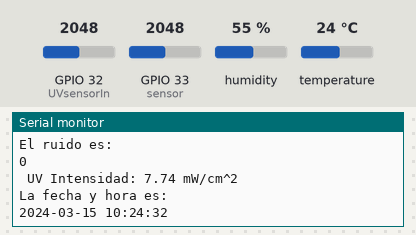
The sketch below on a simulated ESP32. Shown: the last lines printed to the serial monitor. The test bench sets the inputs (shaded band); at power-on: humidity 55 %, GPIO 32 (UVsensorIn) = 2048, GPIO 33 (sensor) = 2048, temperature 24 °C. WiFi joins after 1.5 s; servers stay silent unless stated; uploads are accepted with an empty reply; the local clock reads 2024-03-15 10:24:30 at power-on unless the sketch sets it.

Above: at 2.7 s.
2.8 s: humidity set to 22 %
4.3 s: GPIO 32 (UVsensorIn) set to 2866
At 4.53 s:
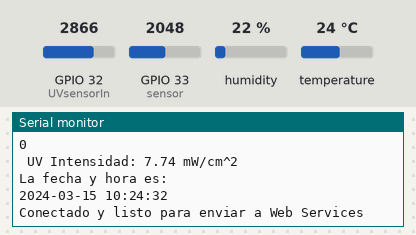
5.8 s: GPIO 33 (sensor) set to 2866
At 6.9 s:
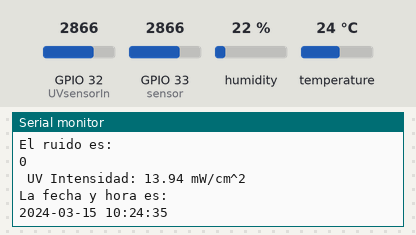
7.3 s: temperature set to 12 °C
At 7.56 s:
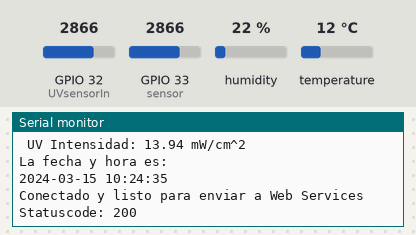
8.8 s: GPIO 32 (UVsensorIn) set to 3972
At 10.19 s:
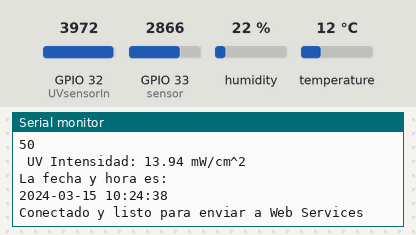
10.3 s: GPIO 33 (sensor) set to 3972
At 12.3 s:
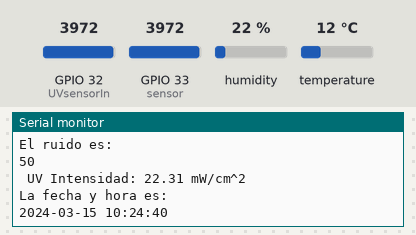
Timing chart, 0 to 12.8 s (numbered marks = the images above; inputs shaded):
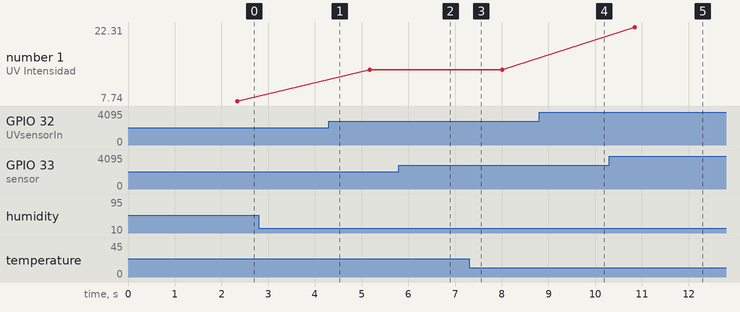

Measured:
- plotted number 1: 7.74 → 13.94 after the input at 4.3 s

The sketch:

SensoresESP32.ino
```cpp
#include <WiFi.h>
#include <time.h>
#include "DHT.h"
#include <ArduinoJson.h>
#include <HTTPClient.h>
#define DHTTYPE DHT11
char jsonOutput[128];
const char* ssid = "Vigod";
const char* password =  "ACSICNARF8";
uint8_t DHTPin = 5;
DHT dht(DHTPin, DHTTYPE);
float Temperatura;
float Humedad;
uint8_t sensor = 33;
uint8_t UVsensorIn = 32;
void setup() {
delay(10);
  Serial.begin(115200);
  pinMode(UVsensorIn, INPUT);
  pinMode(DHTPin, INPUT);
  dht.begin();
  WiFi.begin(ssid, password);
  Serial.print("Conectando...");
  while (WiFi.status() != WL_CONNECTED) { //Check for the connection
    delay(500);
    Serial.print(".");
  }

  Serial.print("Conectado con éxito, mi IP es: ");
  Serial.println(WiFi.localIP());

  configTime(0, 0, "pool.ntp.org", "time.nist.gov");
  setenv("TZ", "EST5EDT,M3.2.0,M11.1.0", 1);
}

void loop() {
  int uvLevel = averageAnalogRead(UVsensorIn);
  float outputVoltage = 3.95 * uvLevel/4095;
  float uvIntensity = mapfloat(outputVoltage, 0.99, 2.9, 0.0, 15.0);
  Temperatura = dht.readTemperature();
  Humedad = dht.readHumidity();
  uint8_t v_sensor = analogRead(sensor);
  if(WiFi.status()== WL_CONNECTED){
  Serial.println("Conectado y listo para enviar a Web Services");
  Json_Datos("Humedad",Humedad,84);
  Json_Datos("Temperatura",Temperatura,84);
  Json_Datos("Ruido",v_sensor,84);
  Json_Datos("Radiacion",uvIntensity,84);
  Serial.println("La Temperatura es: ");
  Serial.print(Temperatura);
  Serial.println(" °");
  Serial.println("La Humedad es: ");
  Serial.print(Humedad);
  Serial.println(" %");
  Serial.println("El ruido es: ");
  Serial.println(v_sensor);
  Serial.print(" UV Intensidad: ");
  Serial.print(uvIntensity);
  Serial.print(" mW/cm^2");
  Serial.println();
  Serial.println("La fecha y hora es: ");
  Serial.println(get_time());
  }

  delay(2000);

}
void Json_Datos(String Nombre,float Sensor,int IdParque){

  HTTPClient client;
    client.begin("http://smartcityhyo.tk/api/Sensores/Insertar_Sensores.php");
    client.addHeader("Content-Type", "application/json");
    const size_t CAPACITY = JSON_OBJECT_SIZE(4);
    StaticJsonDocument<CAPACITY> doc;
    JsonObject object = doc.to<JsonObject>();
    object["SE_Tipo"] = Nombre;
    object["ID_Parque"] = IdParque;
    object["SE_Nivel"] = Sensor;
    object["SE_Fecha"] = get_time();
    serializeJson(doc, jsonOutput);
    int httpCode = client.POST(String(jsonOutput));
    if(httpCode > 0){
    String payload = client.getString();
    Serial.println("\nStatuscode: "+ String(httpCode));
    Serial.println(payload);
    }
      else{
     Serial.println("Error on HTTP request");
    }
}


String get_time(){
  time_t now;
  time(&now);
  char time_output[30];
  // See http://www.cplusplus.com/reference/ctime/strftime/ for strftime functions
  strftime(time_output, 30, "%Y-%m-%d %T", localtime(&now));
  return String(time_output); // returns Sat 20-Apr-19 12:31:45
}
//Takes an average of readings on a given pin
//Returns the average
int averageAnalogRead(int pinToRead)
{
  byte numberOfReadings = 8;
  unsigned int runningValue = 0;

  for(int x = 0 ; x < numberOfReadings ; x++)
    runningValue += analogRead(pinToRead);
  runningValue /= numberOfReadings;

  return(runningValue);

}


float mapfloat(float x, float in_min, float in_max, float out_min, float out_max)
{
  return (x - in_min) * (out_max - out_min) / (in_max - in_min) + out_min;
}
```
